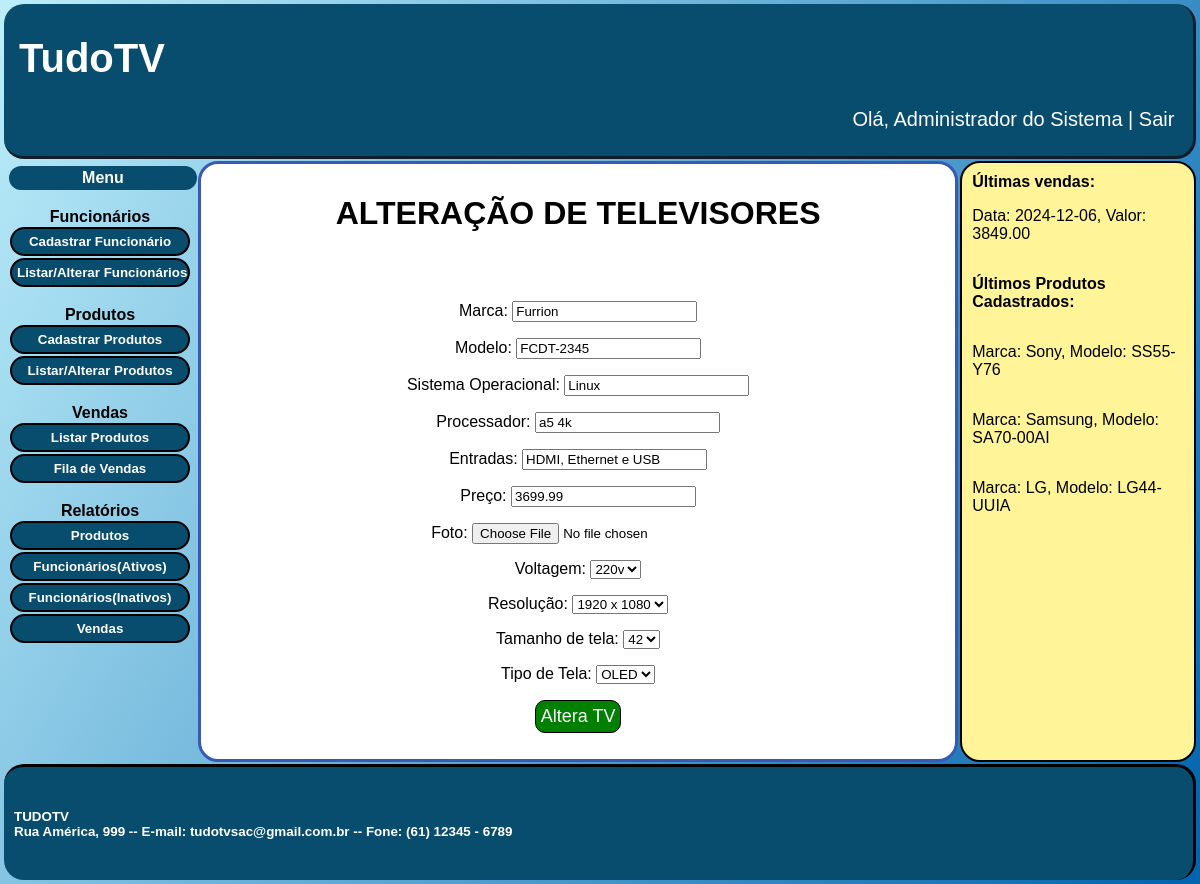
The page /alteraProduto.php?codigo=1 (signed in) on the database its author committed.
### tables this page shows
CREATE TABLE `televisor` (
  `id_tv` int(11) NOT NULL,
  `marca_tv` varchar(45) NOT NULL,
  `modelo_tv` varchar(45) NOT NULL,
  `tipo_tela_tv` varchar(45) NOT NULL,
  `resolucao_tv` varchar(45) NOT NULL,
  `preco_tv` decimal(10,2) NOT NULL,
  `foto_tv` varchar(100) NOT NULL,
  `fila_compra_tv` varchar(1) NOT NULL DEFAULT 'n',
  `venda_id_venda` int(11) DEFAULT NULL,
  `tamanho_tela_tv` varchar(45) NOT NULL,
  `entradas_tv` varchar(45) NOT NULL,
  `voltagem_tv` varchar(45) NOT NULL,
  `sistema_operacional_tv` varchar(45) NOT NULL,
  `processador_tv` varchar(45) NOT NULL
);

CREATE TABLE `venda` (
  `id_venda` int(11) NOT NULL,
  `data_venda` date NOT NULL,
  `valor_total` decimal(10,2) NOT NULL,
  `funcionarios_id_funcionarios` int(11) NOT NULL
);

### alteraProduto.php (the view, shortened to what this page needs)
<!DOCTYPE html>
<html lang="pt-br">
    <head>
        <link rel="stylesheet" href="style.css">
    </head>
    <body>
        <div class="cabecalho">
            <div class="conteudoCabecalho">
                <h1>TudoTV</h1>
                <p align="right"> Olá, <?php include 'validaLogin.php'; ?><a class="sair" href="logout.php"> | Sair </a></p>
            </div>
        </div>
        <div class="menu">
                <div class="conteudoMenu">
                    <div class="tituloMenu">
                        <b>Menu</b>
                    </div>
                    <?php include 'menuLocal.php' ?>
                </div>
        </div>
        <div class="conteudo">
            <div class="conteudoEspecifico">
                <h1> ALTERAÇÃO DE TELEVISORES</h1>
                <?php
                $conectar = mysqli_connect("localhost", "root", "", "lojatv");
                $codigo = $_GET["codigo"];
                $sql_pesquisar = "SELECT marca_tv,modelo_tv, preco_tv, tipo_tela_tv, resolucao_tv,tamanho_tela_tv, sistema_operacional_tv, processador_tv, voltagem_tv, entradas_tv
                                                      FROM televisor WHERE id_tv = '$codigo'";
                $resultado_pesquisa = mysqli_query($conectar, $sql_pesquisar);
                $registro = mysqli_fetch_row($resultado_pesquisa);
                ?>
                <p>
                <form method="post" action="processaAlteraProduto.php" enctype="multipart/form-data" >
                    <p> Marca:  <input type="text" name="marca" value="<?php echo $registro[0] ?>" required>   </p>
                    <p> Modelo:  <input type="text" name="modelo" value="<?php echo $registro[1] ?>" required>  </p>
                    <p> Sistema Operacional:  <input type="text" name="sistemaOperacional" value="<?php echo $registro[6] ?>" required> </p>
                    <p> Processador:  <input type="text" name="processador" value="<?php echo $registro[7] ?>" required> </p>
                    <p> Entradas:  <input type="text" name="entradas" value="<?php echo $registro[9] ?>" required> </p>
                    <p> Preço:  <input type="number" step="0.01" min="0.01" name="preco" value="<?php echo $registro[2] ?>" required>   </p>
                    <p> Foto:  <input type="file" name="foto" > </p>
                    <p>
                        Voltagem:  <select name="voltagem">
                            <option value="220v"
                            <?php
                            if ($registro[8] == "220v") {
                                echo "selected";
                            }
                            ?>
                            > 220v </option>
                        </select>
                    </p>
                    <p>
                        Resolução:  <select name="resolucao">
                            <option value="1920x1080"
                            <?php
                            if ($registro[4] == "1920x1080") {
                                echo "selected";
                            }
                            ?>
                            > 1920 x 1080 </option>
                        </select>
                    </p>
                    <p>
                        Tamanho de tela:  <select name="tamanhoDeTela">
                            <option value="42"
                            <?php
                            if ($registro[5] == "42") {
                                echo "selected";
                            }
                            ?>
                            > 42 </option>
                        </select>
                    </p>
                    <p>
                        Tipo de Tela:  <select name="tipoTela">
                            <option value="oled"
                            <?php
                            if ($registro[3] == "oled") {
                                echo "selected";
                            }
                            ?>
                            > OLED </option>
                        </select>
                    </p>
                    <p> <input class="botaoConfirmacao" type="submit" value="Altera TV"> </p>
                </form>
            </div>
    </div>
    <div class="lado">
        <?php include 'noticiasGlobais.php' ?>
    </div>
    <div class="rodape">
        <div class="conteudoRodape">
            <?php include 'rodapeGlobal.php' ?>
        </div>
    </div>
</body>
</html>

### noticiasGlobais.php
<?php
if ($_SESSION["Funcao"] == "administrador") {
?>
    <b>Últimas vendas:</b>
<?php
    $conectar = mysqli_connect("localhost", "root", "", "lojatv");
    $sql_consulta_ultima_venda = "SELECT data_venda, valor_total FROM venda ORDER BY id_venda DESC LIMIT 3";
    $sql_consulta_ultima_add = "SELECT marca_tv, modelo_tv FROM televisor ORDER BY id_tv DESC LIMIT 3";
    $resultado_consulta = mysqli_query($conectar, $sql_consulta_ultima_venda);
    $resultado_consulta2 = mysqli_query($conectar, $sql_consulta_ultima_add);
    while ($registro = mysqli_fetch_row($resultado_consulta)) {
        echo "<p>Data: $registro[0], Valor: $registro[1]</p>";
    }
?>
    <p><b>Últimos Produtos Cadastrados:</b></p>
<?php
    while ($registro = mysqli_fetch_row($resultado_consulta2)) {
        echo "<p>Marca: $registro[0], Modelo: $registro[1]</p>";
    }
?>
<?php
}else if ($_SESSION["Funcao"] == "estoquista"){
?>
    <b>Últimos Produtos Cadastrados:</b>
<?php
    $conectar = mysqli_connect("localhost", "root", "", "lojatv");
    $sql_consulta_ultima_add = "SELECT marca_tv, modelo_tv FROM televisor ORDER BY id_tv DESC LIMIT 3";
    $resultado_consulta = mysqli_query($conectar, $sql_consulta_ultima_add);
    while ($registro = mysqli_fetch_row($resultado_consulta)) {
        echo "<p>Marca: $registro[0], Modelo: $registro[1]</p>";
    }
?>
<?php }else if($_SESSION["Funcao"] == "vendedor"){
?>
        <b>Últimas vendas:</b>
<?php
    $conectar = mysqli_connect("localhost", "root", "", "lojatv");
    $sql_consulta_ultima_venda = "SELECT data_venda, valor_total FROM venda ORDER BY id_venda DESC LIMIT 3";
    $resultado_consulta = mysqli_query($conectar, $sql_consulta_ultima_venda);
    while ($registro = mysqli_fetch_row($resultado_consulta)) {
        echo "<p>Data: $registro[0], Valor: $registro[1]</p>";
    }
?>
<?php
}
?>

### style.css (style rules this page uses)
body { font-family: Arial, sans-serif; display: flex; flex-wrap: wrap; margin: 3px; flex: 1 1 100vw; background-image: linear-gradient(120deg, #bdeefa, #0063ad); background-attachment: fixed; }
.cabecalho { padding: 5px; font-size: 20px; margin: 1px; display: flex; flex: 1 1 100vw; background-color: #084d6e; border: 3px solid #111e2a; border-top: none; border-left: none; border-radius: 20px; }
.conteudoCabecalho { width: 98%; padding-left: 10px; color: white; }
.menu { padding: 5px; display: flex; border-radius: 20px; margin: 1px; flex: 1 1 100px; }
.conteudoMenu { width: 100%; height: 100%; display: flex; flex-direction: column; text-align: center; }
.tituloMenu { border-radius: 20px; width: 100%; display: flex; flex-direction: column; text-align: center; padding: 3px; background-color: #084d6e; color: #ffffff; font-weight: bold; }
.conteudo { padding: 10px; display: flex; border-radius: 20px; margin: 1px; flex: 20 1 500px; border: 3px solid rgb(56, 89, 180); background: #ffffff; height: auto; }
.lado { padding: 10px; display: flex; flex-direction: column; border-radius: 20px; border: 2px solid #000000; background-color: rgb(255, 245, 152); margin: 1px; flex: 1 1 200px; }
.rodape { padding: 10px; font-size: 20px; margin: 1px; display: flex; flex: 1 1 100vw; background-color: #084d6e; border: 3px solid #000000; border-bottom: none; border-left: none; border-radius: 20px; color: white; }
.conteudoEspecifico { width: 100%; height: 100%; display: flex; flex-direction: column; text-align: center; }
.conteudoRodape { width: 100%; height: 100%; }
a { text-decoration: none; }
.sair { text-decoration: none; color: white; }
.botaoConfirmacao { padding: 5px; border-radius: 10px; border: 1px solid black; background-color: green; font-size: large; color: white; }

### rows shown on the page
televisor: marca "Furrion", modelo "FCDT-2345", sistemaOperacional "Linux", processador "a5 4k", entradas "HDMI, Ethernet e USB", preco "3699.99", voltagem "220v", resolucao "1920 x 1080", tamanhoDeTela "42", tipoTela "OLED"
venda: data_venda "2024-12-06", valor_total "3849.00"
televisor: marca_tv "Sony", modelo_tv "SS55-Y76"
televisor: marca_tv "Samsung", modelo_tv "SA70-00AI"
televisor: marca_tv "LG", modelo_tv "LG44-UUIA"

### other values the page prints
$_SESSION["Nome"] "Administrador do Sistema"
